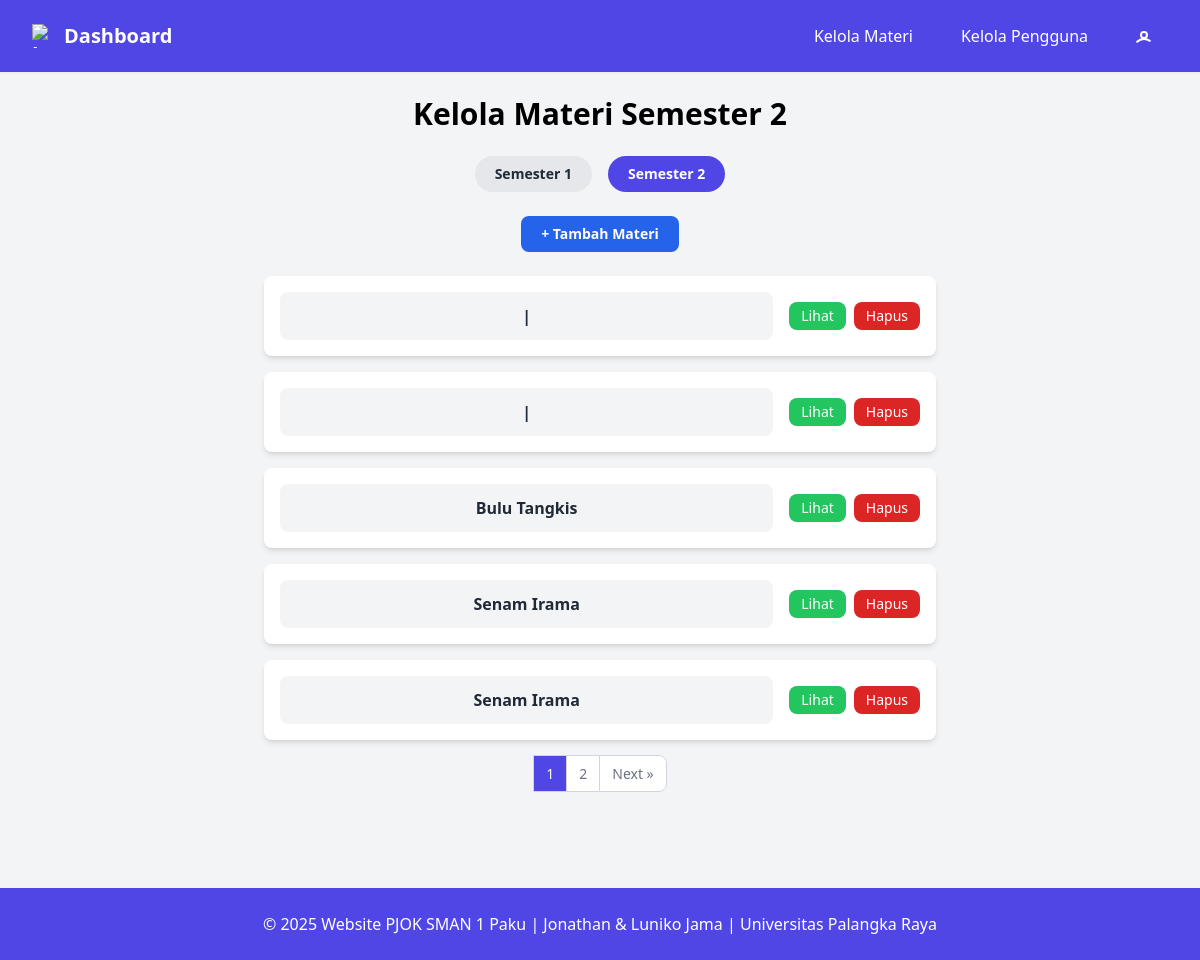
/pages/admin/materi/index.php?semester=2 (signed in), run on the app's committed database.
### tables this page shows
CREATE TABLE `materi` (
  `id_materi` varchar(10) NOT NULL CHECK (`id_materi` like 'MTR%'),
  `judul_materi` varchar(255) NOT NULL,
  `semester_materi` enum('1','2') NOT NULL,
  `isi_materi` longtext DEFAULT NULL,
  `video_materi` varchar(255) DEFAULT NULL,
  `id_admin` varchar(10) DEFAULT NULL,
  `id_guru` varchar(10) DEFAULT NULL,
  `pengubah_terakhir` varchar(10) NOT NULL,
  `role_pengubah` enum('admin','guru','','') NOT NULL,
  `waktu_diubah` datetime NOT NULL DEFAULT current_timestamp()
);

### pages/admin/materi/index.php (the view, shortened to what this page needs)
<?php
require_once "../../../database.php";
$semester = isset($_GET['semester']) && in_array($_GET['semester'], ['1','2'])
    ? $_GET['semester'] : '1';
$perPage    = 5;
$page       = max(1, intval($_GET['page'] ?? 1));
$start      = ($page - 1) * $perPage;
$totalRes   = mysqli_query($conn, "SELECT COUNT(*) AS tot FROM materi WHERE semester_materi='$semester'");
$totalData  = mysqli_fetch_assoc($totalRes)['tot'];
$totalPages = ceil($totalData / $perPage);
$sql    = "SELECT * FROM materi WHERE semester_materi='$semester' ORDER BY id_materi DESC LIMIT $start,$perPage";
$res    = mysqli_query($conn, $sql);
$materi = mysqli_fetch_all($res, MYSQLI_ASSOC);
include "../../../includes/navbar_admin.php";
?>
<!DOCTYPE html>
<html lang="id">
<head>
  <script src="https://cdn.tailwindcss.com"></script>
</head>
<body class="bg-indigo-100 p-4">
  <h1 class="text-3xl font-bold text-black mb-6 text-center">Kelola Materi Semester <?= $semester ?></h1>
  <div class="flex justify-center space-x-4 mb-6">
    <?php for ($s = 1; $s <= 2; $s++): ?>
      <a href="?semester=<?= $s ?>"
         class="px-5 py-2 rounded-full text-sm font-semibold
           <?= $semester == $s
              ? 'bg-indigo-600 text-white'
              : 'bg-gray-200 hover:bg-gray-300'; ?>">
        Semester <?= $s ?>
      </a>
    <?php endfor; ?>
  </div>
  <div class="flex justify-center mb-6">
    <a href="tambah.php?semester=<?= $semester ?>"
       class="bg-blue-600 hover:bg-blue-700 text-white px-5 py-2 rounded-lg font-semibold text-sm">
      + Tambah Materi
    </a>
  </div>
  <div class="space-y-4">
    <?php foreach ($materi as $row): ?>
      <div class="bg-white p-4 rounded-lg shadow-md max-w-2xl mx-auto flex flex-col md:flex-row md:items-center md:justify-between">
        <a href="edit.php?id=<?= htmlspecialchars($row['id_materi']) ?>"
           class="text-center flex-1 bg-gray-100 hover:bg-gray-200 rounded-lg p-3 font-semibold text-gray-800 truncate mb-3 md:mb-0 md:mr-4">
          <?= htmlspecialchars($row['judul_materi']) ?>
        </a>
        <div class="flex space-x-2 justify-center md:justify-end w-full md:w-auto">
          <a href="view.php?id=<?= htmlspecialchars($row['id_materi']) ?>"
             class="bg-green-500 hover:bg-green-600 text-white px-3 py-1 rounded-lg text-sm">Lihat</a>
          <button onclick="confirmDelete('<?= htmlspecialchars($row['id_materi']) ?>')"
             class="bg-red-600 hover:bg-red-700 text-white px-3 py-1 rounded-lg text-sm">Hapus</button>
        </div>
      </div>
    <?php endforeach; ?>
  </div>
  <?php if ($totalPages > 1): ?>
  <nav class="flex justify-center mt-6" aria-label="Pagination">
    <ul class="inline-flex -space-x-px text-sm">
      <?php
      $startPage = max(1, $page - 2);
      $endPage = min($totalPages, $page + 2);
      for ($i = $startPage; $i <= $endPage; $i++): ?>
        <li>
          <a href="?semester=<?= $semester ?>&page=<?= $i ?>"
             class="px-3 py-2 leading-tight border border-gray-300 <?= ($i === $page) ? 'bg-indigo-600 text-white' : 'bg-white text-gray-500 hover:bg-gray-100 hover:text-gray-700'; ?>">
             <?= $i ?>
          </a>
        </li>
      <?php endfor;
      ?>
      <?php if ($page < $totalPages): ?>
        <li>
          <a href="?semester=<?= $semester ?>&page=<?= $page + 1 ?>"
             class="px-3 py-2 leading-tight text-gray-500 bg-white border border-gray-300 rounded-r-lg hover:bg-gray-100 hover:text-gray-700">Next &raquo;</a>
        </li>
      <?php endif; ?>
    </ul>
  </nav>
  <?php endif; ?>
<?php include "../../../includes/footer.php"; ?>
</body>
</html>

### data on the page
materi: judul_materi "|"
materi: judul_materi "|"
materi: judul_materi "Bulu Tangkis"
materi: judul_materi "Senam Irama"
materi: judul_materi "Senam Irama"

### other printed values
$semester "2"
